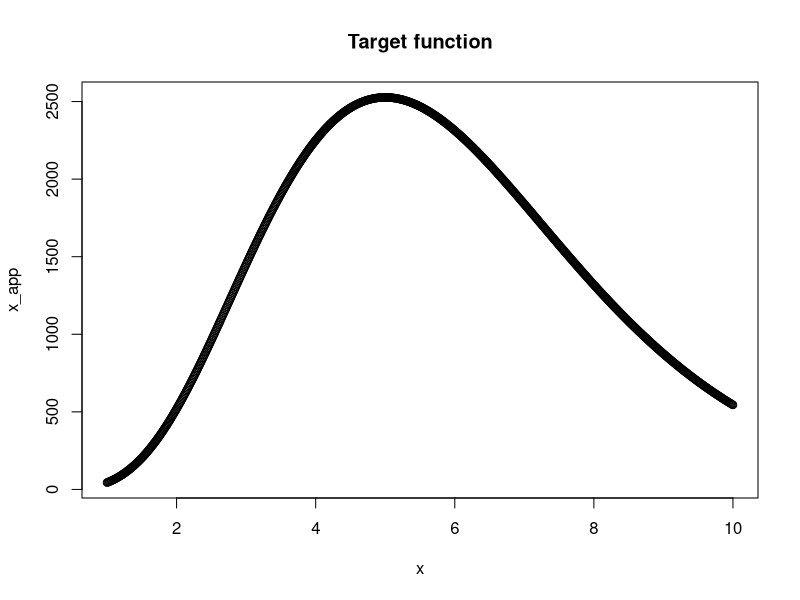
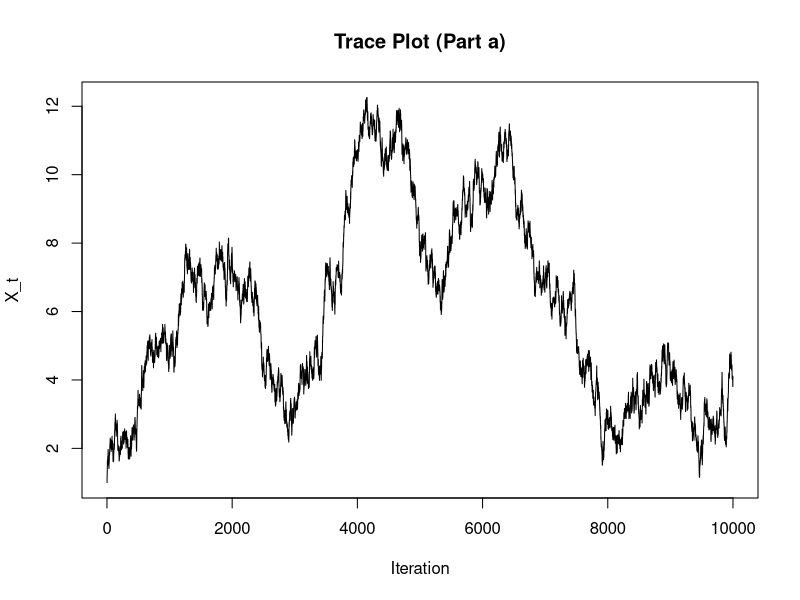
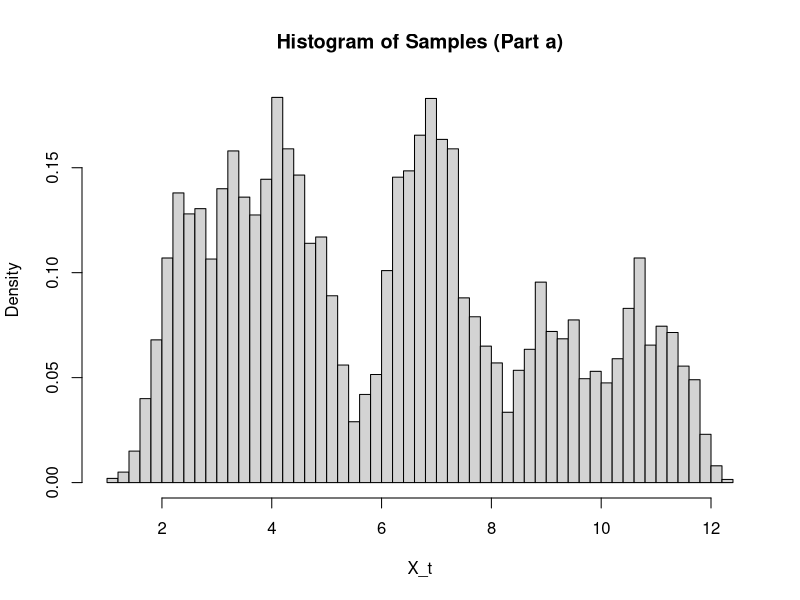
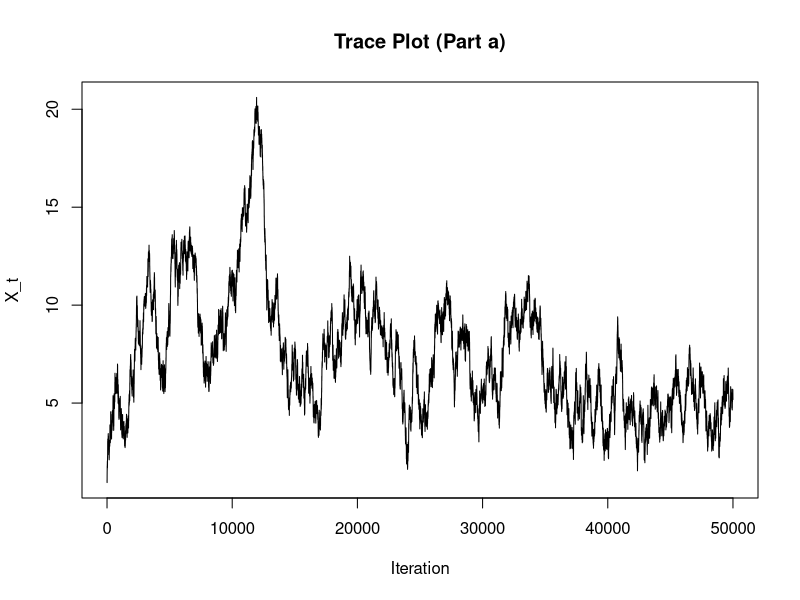
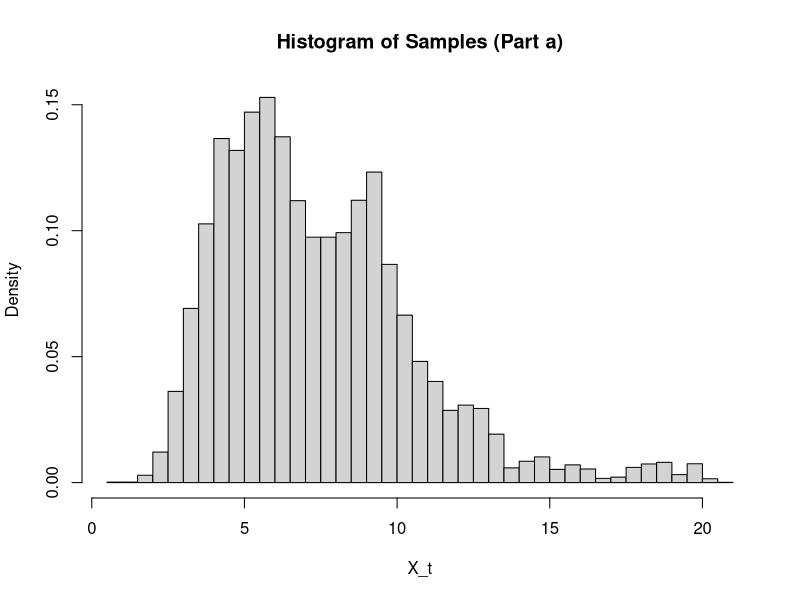
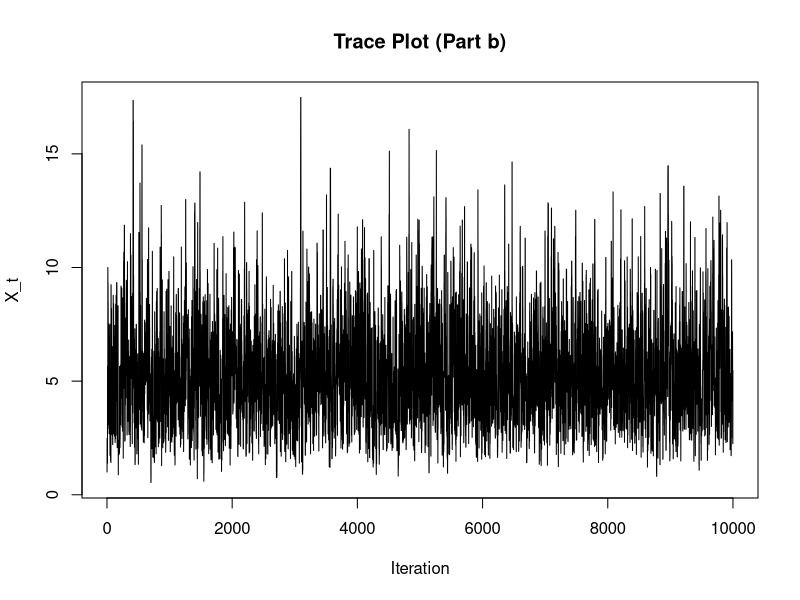
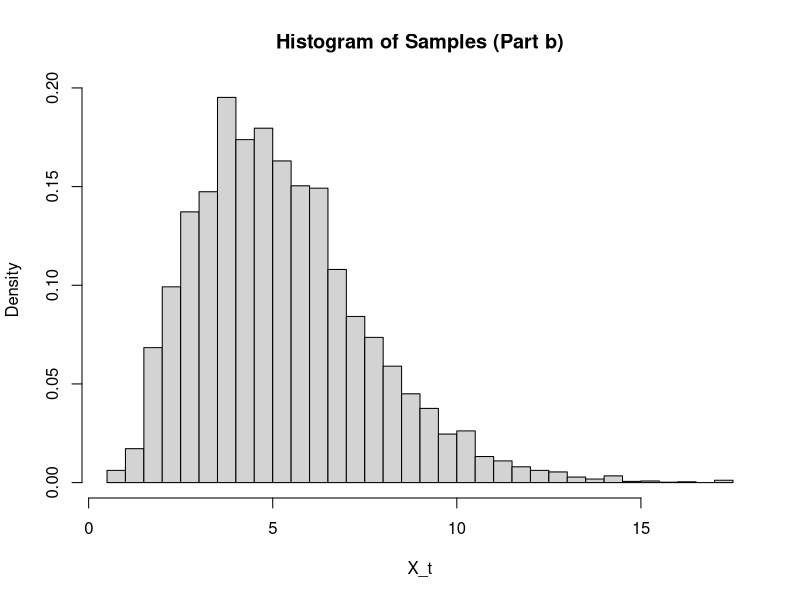
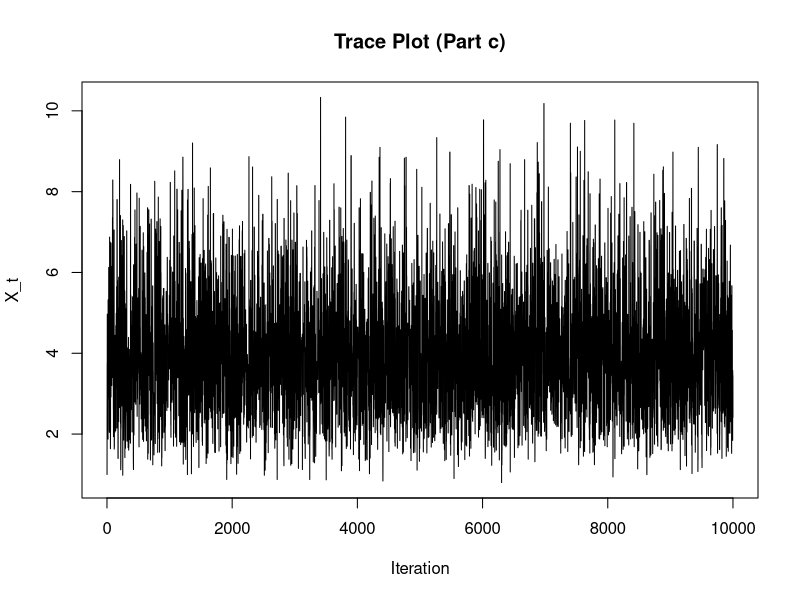

Generate these figures, in order, with R:
## ---- chunk 1
f <- function(x){
  if (x > 0){
    return (120*x^5*exp(-x))
  }
  else{
    stop("Function undefined for x <= 0.")
  }
}
x <- seq(1,10,0.01)
x_app <- sapply(x,f)
plot(x, x_app, main = "Target function")
## ---- chunk 2
set.seed(42)

metropolis_normal <- function(n_iter = 10000, start = 1, proposal_sd = 0.1) {
  x <- numeric(n_iter)
  x[1] <- start
  accept <- 0
  
  for (t in 2:n_iter) {
    proposal <- rnorm(1, mean = x[t - 1], sd = proposal_sd)
    
    # f undefined for x <= 0
    if (proposal > 0) { 
      rate <- min(1, f(proposal) / f(x[t - 1]))
      if (runif(1) < rate) {
        x[t] <- proposal
        accept <- accept + 1
      } else {
        x[t] <- x[t - 1]
      }
    } else {
      x[t] <- x[t - 1]
    }
  }
  
  return(list(chain = x, acceptance_rate = accept / n_iter))
}
## ---- chunk 3
result_a <- metropolis_normal(n_iter=10000)
samples_a <- result_a$chain
acceptance_rate_a <- result_a$acceptance_rate
plot(samples_a, type = "l", main = "Trace Plot (Part a)", xlab = "Iteration", ylab = "X_t")
hist(samples_a, probability = TRUE, breaks = 50, main = "Histogram of Samples (Part a)", xlab = "X_t")
## ---- chunk 4
result_a <- metropolis_normal(n_iter=50000)
samples_a <- result_a$chain
acceptance_rate_a <- result_a$acceptance_rate
plot(samples_a, type = "l", main = "Trace Plot (Part a)", xlab = "Iteration", ylab = "X_t")
hist(samples_a, probability = TRUE, breaks = 50, main = "Histogram of Samples (Part a)", xlab = "X_t")
## ---- chunk 5
metropolis_chisq <- function(n_iter = 10000, start = 1) {
  x <- numeric(n_iter)
  x[1] <- start
  accept <- 0
  
  for (t in 2:n_iter) {
    proposal <- rchisq(1, floor(x[t - 1] + 1))
    rate <- min(1, f(proposal) / f(x[t - 1]))
    if (runif(1) < rate) {
      x[t] <- proposal
      accept <- accept + 1
    } else {
      x[t] <- x[t - 1]
    }
  }
  
  list(samples = x, acceptance_rate = accept / n_iter)
}
## ---- chunk 6
# Run the algorithm
result_b <- metropolis_chisq()
samples_b <- result_b$samples
acceptance_rate_b <- result_b$acceptance_rate

# Plot the chain and histogram
plot(samples_b, type = "l", main = "Trace Plot (Part b)", xlab = "Iteration", ylab = "X_t")
hist(samples_b, probability = TRUE, breaks = 50, main = "Histogram of Samples (Part b)", xlab = "X_t")
## ---- chunk 7

metropolis_gamma <- function(n_iter = 10000, start = 1, alpha = 3, beta = 1) {
  x <- numeric(n_iter)
  x[1] <- start
  accept <- 0
  
  for (t in 2:n_iter) {
    proposal <- rgamma(1, shape = alpha, rate = beta)
    rate <- min(1, f(proposal) / f(x[t - 1]))
    if (runif(1) < rate) {
      x[t] <- proposal
      accept <- accept + 1
    } else {
      x[t] <- x[t - 1]
    }
  }
  
  list(samples = x, acceptance_rate = accept / n_iter)
}

## ---- chunk 8
result_c <- metropolis_gamma()
samples_c <- result_c$samples
acceptance_rate_c <- result_c$acceptance_rate

plot(samples_c, type = "l", main = "Trace Plot (Part c)", xlab = "Iteration", ylab = "X_t")
hist(samples_c, probability = TRUE, breaks = 50, main = "Histogram of Samples (Part c)", xlab = "X_t")
## ---- chunk 9
estimate_expectation <- function(samples) {
  mean(samples)
}

cat("Estimated E(X) (Part a):", estimate_expectation(samples_a), "\n")
cat("Estimated E(X) (Part b):", estimate_expectation(samples_b), "\n")
cat("Estimated E(X) (Part c):", estimate_expectation(samples_c), "\n")

## ---- chunk 10
plot_boundary <- function(w, col="blue") {
  # Range of x1 values
  xv <- seq(-1, 1, by=0.01) * 1/sqrt(1 - w^2 / 4)  
  # Compute the corresponding x2 values
  lower_bound <- -(w / 2) * xv - sqrt(1 - (1 - w^2 / 4) * xv^2)
  upper_bound <- -(w / 2) * xv + sqrt(1 - (1 - w^2 / 4) * xv^2)
  
  
  plot(xv, xv, type="n", xlab=expression(x[1]), ylab=expression(x[2]), las=1,
       main=paste("Boundary of Bivariate Distribution for w =", w))
  
  lines(xv, lower_bound, lwd=2, col=col)
  lines(xv, upper_bound, lwd=2, col=col)
}


plot_boundary(1.99)
## ---- chunk 11
set.seed(1234) # For reproducability
sample_dependent <- function(x_known, w) {
  lower <- (-w * x_known - sqrt(1 - (1 - w^2/4) * x_known^2)) / 2
  upper <- (-w * x_known + sqrt(1 - (1 - w^2/4) * x_known^2)) / 2
  runif(1, lower, upper)
}

gibbs_sampler <- function(n, w) {
  samples <- matrix(0, nrow=n, ncol=2)
  
  # Initial values (can be any valid point)
  x1 <- 0
  x2 <- 0
  
  for (i in 1:n) {
    x1 <- sample_dependent(x2, w)
    x2 <- sample_dependent(x1, w)
    samples[i, ] <- c(x1, x2)
  }
  
  return(samples)
}

n <- 1000
w <- 1.9999
samples <- gibbs_sampler(n, w)

plot(samples, col="blue", pch=20, xlab=expression(X[1]), ylab=expression(X[2]), main="Gibbs Sampling in (x1, x2) space")

## ---- chunk 12
w <- 1.999
plot_boundary_transformed <- function(w, col="blue") {
  a_sq <- 4/(2-w)
  b <- sqrt(4/(2+w))
  a <- sqrt(a_sq)
  u1_seq <- seq(-a, a, length.out = 300)
  
  plot(u1_seq, u1_seq, type="n", xlab=expression(x[1]), ylab=expression(x[2]), las=1,
       main=paste("Boundary of Bivariate Distribution for w =", w))

  
  lower_bound <- -b*sqrt(1-u1_seq^2/a_sq)
  upper_bound <- b*sqrt(1-u1_seq^2/a_sq)
  lines(u1_seq, lower_bound , lwd=2, col=col)
  lines(u1_seq, upper_bound, lwd=2, col=col)
}

plot_boundary_transformed(w)
## ---- chunk 13
sample_dependent_u1 <- function(u2, w) {
  a_sq <- 4/(2 - w)      # a^2
  b_sq <- 4/(2 + w)      # b^2
  
  inside <- 1 - (u2^2 / b_sq)
  
  limit <- sqrt(a_sq * inside)
  runif(1, -limit, limit)
}

sample_dependent_u2 <- function(u1, w) {
  a_sq <- 4/(2 - w)
  b_sq <- 4/(2 + w)
  
  inside <- 1 - (u1^2 / a_sq)
  
  limit <- sqrt(b_sq * inside)
  runif(1, -limit, limit)
}

gibbs_sampler_u <- function(n, w) {
  
  samples <- matrix(0, nrow=n, ncol=2)
  # Initial values
  u1 <- 0
  u2 <- 0
  
  for (i in seq_len(n)) {
    u1 <- sample_dependent_u1(u2, w)
    u2 <- sample_dependent_u2(u1, w)
    samples[i, ] <- c(u1, u2)
  }
  
  return(samples)
}

n <- 1000
w <- 1.9999
samples <- gibbs_sampler_u(n, w)

plot(samples, col="blue", pch=20,
     xlab=expression(u[1]), ylab=expression(u[2]),
     main="Gibbs Sampling in (u1,u2)-Space")
